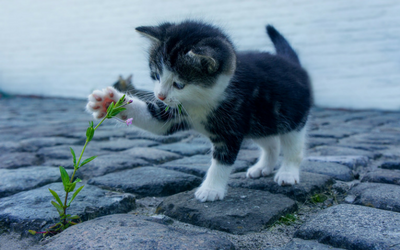
#> input picture Technniques/img/kitten.png, 400 x 250 px, found by its file name
$ python 19_histogram.py
#> lines starting #> are read from the running program, lines starting #| are printed output that depends on the picture; after the words box and inside, x2 and y2 are one past the last pixel; in counts of white or black regions, pixels touching at a corner belong together
import cv2 as cv
import matplotlib.pyplot as plt
import numpy as np

img = cv.imread('img\kitten.png')
#> img is the input picture: shape (250, 400, 3); mean B, G, R 147, 128.3, 104.1
cv.imshow('Cats', img)

blank = np.zeros(img.shape[:2], dtype='uint8')

gray = cv.cvtColor(img, cv.COLOR_BGR2GRAY)
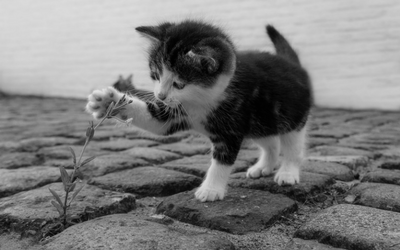
#> gray: shape (250, 400); min 0, max 225, mean 123.2
cv.imshow('Gray', gray)

mask = cv.circle(blank, (img.shape[1]//2,img.shape[0]//2), 100, 255, -1)
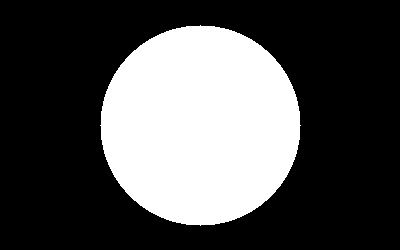
#> blank: shape (250, 400); 31.4% white; 1 white region, box (x1, y1, x2, y2) and area: (100, 25, 301, 226) 31417

masked = cv.bitwise_and(img,img,mask=mask)
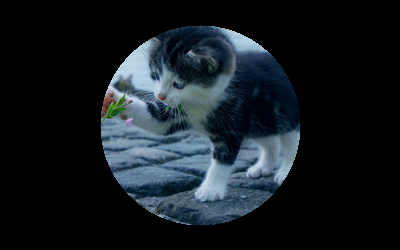
#> masked: shape (250, 400, 3); mean B, G, R 32.4, 27.5, 20.7
cv.imshow('Mask', masked)

# GRayscale histogram
gray_hist = cv.calcHist([gray], [0], mask, [256], [0,256] )
#> gray_hist = 256 values, max 352 at index 13, min 0 at index 219, mean 122.7

plt.figure()
plt.title('Grayscale Histogram')
plt.xlabel('Bins')
plt.ylabel('# of pixels')
plt.plot(gray_hist)
plt.xlim([0,256])
plt.show()
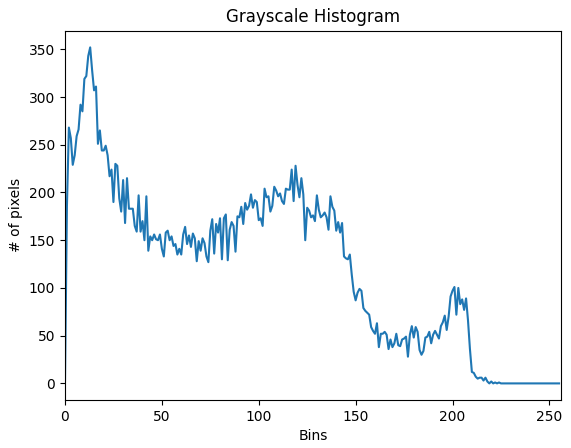
#> figure drawn by matplotlib, 1 panel; curve peaks at x = 13, y = 352

# Colour Histogram

plt.figure()
plt.title('Colour Histogram')
plt.xlabel('Bins')
plt.ylabel('# of pixels')
colors = ('b', 'g', 'r')
for i,col in enumerate(colors):
    hist = cv.calcHist([img], [i], mask, [256], [0,256])
    plt.plot(hist, color=col)
    plt.xlim([0,256])

plt.show()
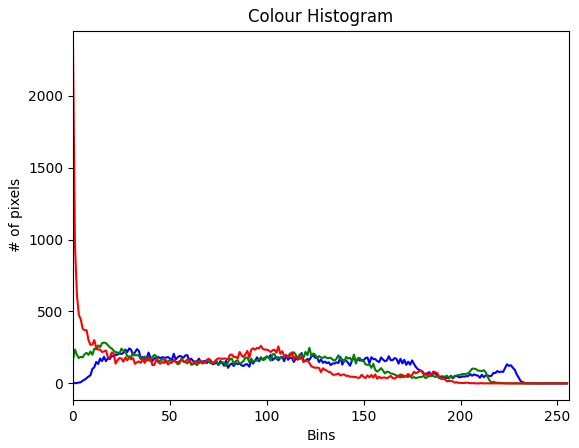
#> figure drawn by matplotlib, 1 panel; curve peaks at x = 29, y = 243; curve peaks at x = 16, y = 284; curve peaks at x = 0, y = 2335

cv.waitKey(0)
